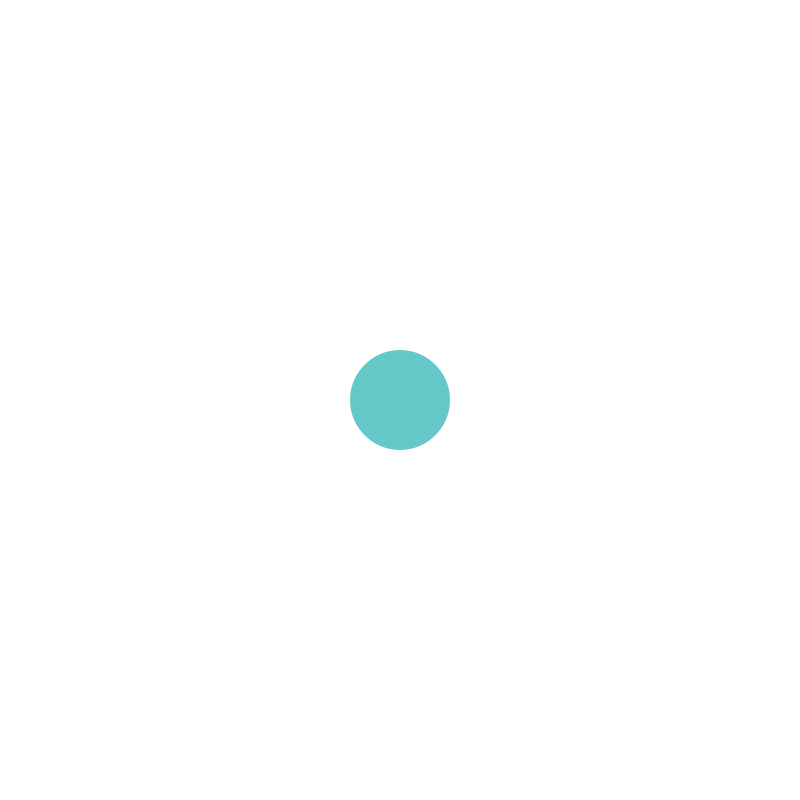
Frame 1 (no input)
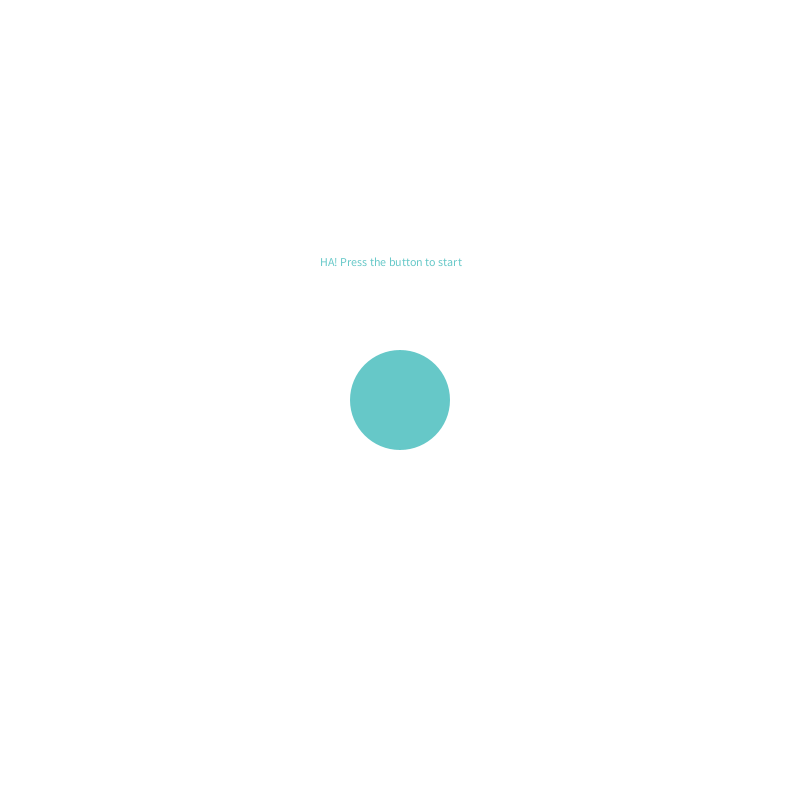
Frame 60 (the mouse pressed at the canvas centre just before this capture)
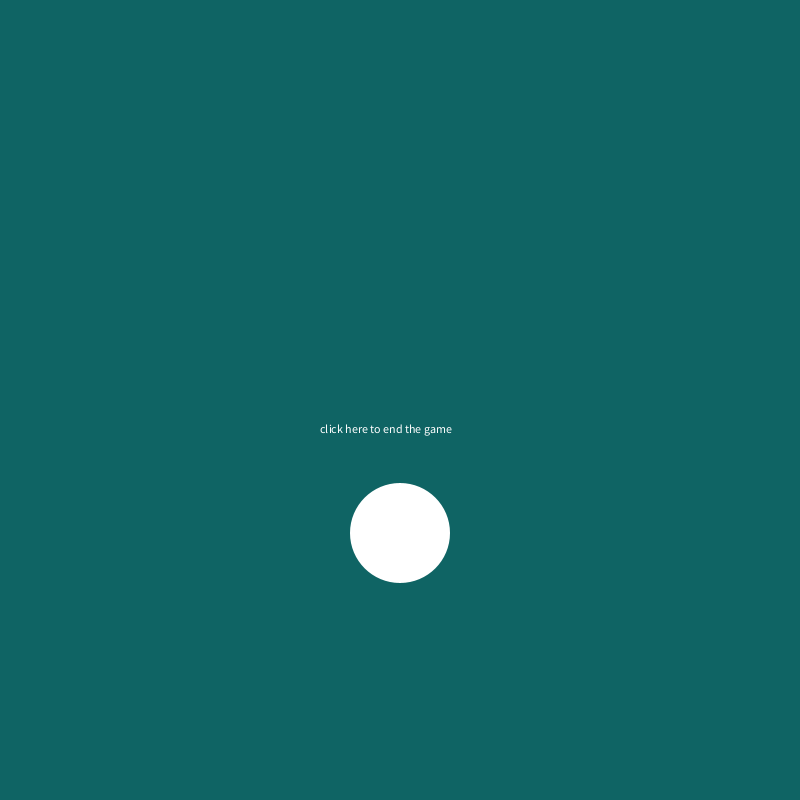
Frame 120 (the mouse held since frame 60 and released just before this capture)

The Processing sketch that drew these frames (run headless with seeded random() and noise(); from frame 60 on, the mouse is pressed at the canvas centre):

// Processing sketch: game_structure_switch
// ── game_structure_switch.pde
int screen=0;


void setup(){
  size(800,800);
  noStroke();
}

void draw(){
  switch(screen){
    case 0:
    startScreen();
    break;
    case 1:
    gameScreen();
    break;
    case 2:
    endScreen();
    break;  
  }
}

void startScreen(){
  background(255);
  text("HA! Press the button to start",320,height/3);
  fill(102,200,200);
  ellipse(width/2, height/2,100,100);
}

void gameScreen(){
  background(15,100,100);
  fill(255);
  text("click here to end the game",320,height*2/3-100);
  ellipse(width/2, height*2/3,100,100);
}

void endScreen(){
  background(30,150,150);
  fill(255);
  text("GAME OVER",width/2-30,height/2);
  ellipse(width/2, height*2/3,100,100);
  fill(0);
  text("START AGAIN",width/2-35, height*2/3);
}
//game screen();

//end screen():

void mousePressed(){
  //first button
  if(screen==0){
  if(dist(width/2,height/2,mouseX, mouseY)<50){
    println("buttonClicked");
    screen=1;
  }
  }
  
  //second button
  if(screen==1){
    if(dist(width/2, height*2/3,mouseX, mouseY)<50){
    println("buttonClicked");
    screen=2;
  }
  }

}
